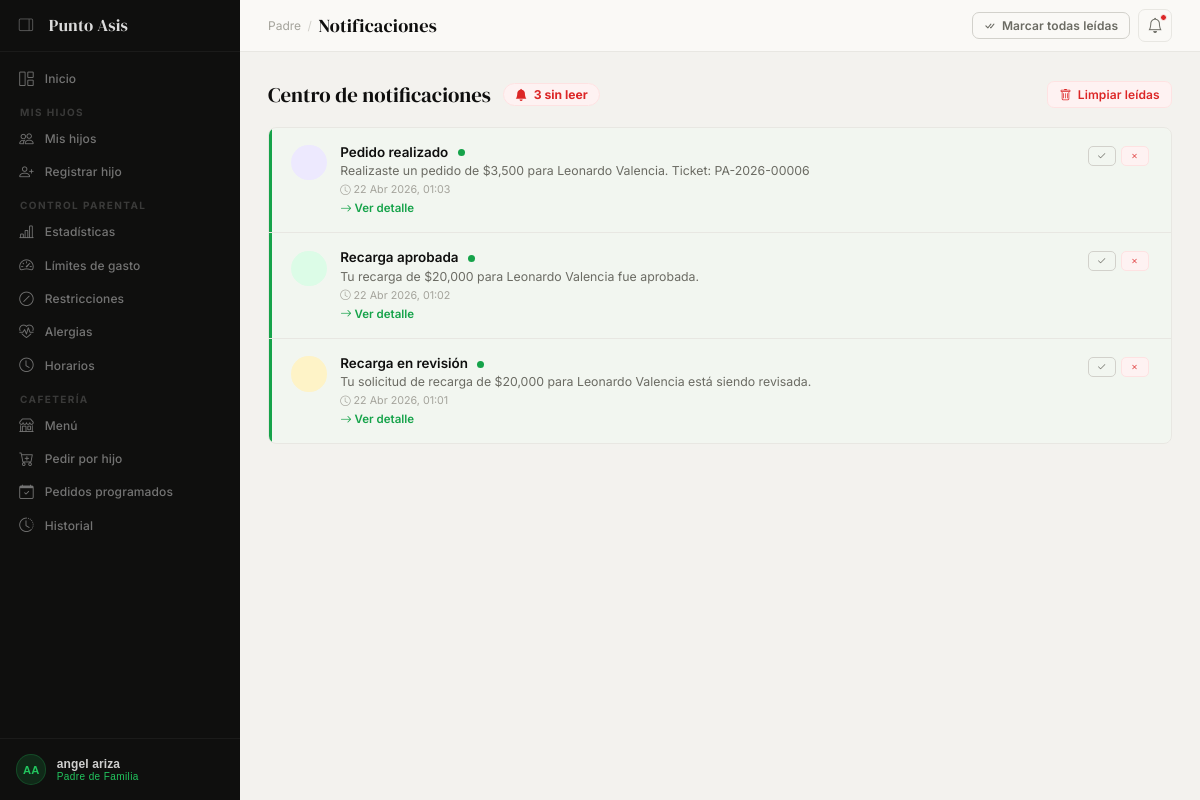
The page /padre/notificaciones/ (signed in) on the database its author committed.
### app_padre/models.py (models this page shows, shortened)
class Notificacion(models.Model):
    TIPO_CHOICES = [
        ('recarga_aprobada',  'Recarga Aprobada'),
        ('recarga_rechazada', 'Recarga Rechazada'),
        ('recarga_pendiente', 'Recarga Pendiente'),
        ('limite_cerca',      'Límite Cerca'),
        ('limite_superado',   'Límite Superado'),
        ('compra_realizada',  'Compra Realizada'),
        ('compra_bloqueada',  'Compra Bloqueada'),
        ('pedido_padre',      'Pedido del Padre'),
        ('saldo_bajo',        'Saldo Bajo'),
        ('info',              'Información'),
    ]
    padre      = models.ForeignKey(Padre, on_delete=models.CASCADE, related_name='notificaciones')
    tipo       = models.CharField(max_length=25, choices=TIPO_CHOICES, default='info')
    titulo     = models.CharField(max_length=150)
    mensaje    = models.TextField()
    leida      = models.BooleanField(default=False)
    url_accion = models.CharField(max_length=200, blank=True)
    fecha      = models.DateTimeField(auto_now_add=True)
    class Meta:
        verbose_name = 'Notificación'
        verbose_name_plural = 'Notificaciones'
        ordering = ['-fecha']

### app_padre/views.py (the view)
    @login_required(login_url='/login/')
    def wrapper(request, *args, **kwargs):
        try:
            if request.user.perfil.rol != 'padre':
                messages.error(request, 'Acceso restringido a padres de familia.')
                return redirect('authentication:login')
        except Perfil.DoesNotExist:
            return redirect('authentication:login')
        return view_func(request, *args, **kwargs)

### app_padre/views.py (called while the page is built, shortened)
def padre_required(view_func):
    @login_required(login_url='/login/')
    def wrapper(request, *args, **kwargs):
        try:
            if request.user.perfil.rol != 'padre':
                messages.error(request, 'Acceso restringido a padres de familia.')
                return redirect('authentication:login')
        except Perfil.DoesNotExist:
            return redirect('authentication:login')
        return view_func(request, *args, **kwargs)
    wrapper.__name__ = view_func.__name__
    return wrapper

def _get_padre(request):
    return get_object_or_404(Padre, perfil=request.user.perfil)

def _ctx_padre(padre, extra=None):
    primer_hijo = padre.hijos.order_by('perfil__user__first_name').first()
    ctx = {
        'hijo_sidebar_pk': primer_hijo.pk if primer_hijo else None,
    }
    if extra:
        ctx.update(extra)
    return ctx

@padre_required
def notificaciones(request):
    padre = _get_padre(request)
    notifs_qs = Notificacion.objects.filter(padre=padre).order_by('-fecha')
    n_no_leidas = notifs_qs.filter(leida=False).count()
    return render(request, 'app_padre/notificaciones.html', _ctx_padre(padre, {
        'padre': padre,
        'notificaciones': notifs_qs,
        'n_no_leidas': n_no_leidas,
        'n_notif': n_no_leidas,
    }))

### app_padre/templates/app_padre/notificaciones.html (shortened to what this page needs)
{% extends 'app_padre/base_padre.html' %}
{% load filtros %}
{% block page_title %}Notificaciones{% endblock %}
{% block topbar_actions %}
{% if n_no_leidas %}
<form method="post" style="display:inline;">
  <button type="submit" class="btn btn-ghost btn-sm"><i class="bi bi-check-all"></i> Marcar todas leídas</button>
</form>
{% endif %}
{% endblock %}
{% block content %}
<div class="notif-header">
  <div style="display:flex;align-items:center;gap:0.75rem;">
    <h2 style="font-family:var(--serif);font-size:1.3rem;font-weight:500;">Centro de notificaciones</h2>
    {% if n_no_leidas %}
    <span class="notif-counter"><i class="bi bi-bell-fill"></i> {{ n_no_leidas }} sin leer</span>
    {% endif %}
  </div>
  {% if notificaciones %}
  <form method="post" onsubmit="return confirm('¿Eliminar todas las notificaciones leídas?')">
    <button type="submit" class="btn btn-danger btn-sm"><i class="bi bi-trash"></i> Limpiar leídas</button>
  </form>
  {% endif %}
</div>
{% if notificaciones %}
<div class="notif-list-card">
  {% for notif in notificaciones %}
  {% with tipo=notif.tipo %}
  <div class="notif-item {% if not notif.leida %}no-leida{% endif %}">
    <div class="notif-ico
      {% if 'aprobada' in tipo %}ico-verde
      {% elif 'rechazada' in tipo or 'superado' in tipo %}ico-rojo
      {% elif 'cerca' in tipo or 'pendiente' in tipo or 'bajo' in tipo %}ico-amarillo
      {% elif 'padre' in tipo %}ico-violeta
      {% else %}ico-azul{% endif %}">
    </div>
    <div class="notif-body">
      <div class="notif-titulo">
        {{ notif.titulo }}
        {% if not notif.leida %}<span style="display:inline-block;width:7px;height:7px;background:var(--leaf);border-radius:50%;margin-left:6px;vertical-align:middle;"></span>{% endif %}
      </div>
      <div class="notif-msg">{{ notif.mensaje }}</div>
      <div class="notif-fecha"><i class="bi bi-clock" style="font-size:0.65rem;"></i> {{ notif.fecha|date:"d M Y, H:i" }}</div>
      {% if notif.url_accion %}
      <a href="{{ notif.url_accion }}" class="notif-link"><i class="bi bi-arrow-right"></i> Ver detalle</a>
      {% endif %}
    </div>
    <div class="notif-item-actions">
      {% if not notif.leida %}
      <form method="post">
        <button type="submit" class="btn btn-ghost btn-xs" title="Marcar leída"><i class="bi bi-check2"></i></button>
      </form>
      {% endif %}
      <form method="post" onsubmit="return confirm('¿Eliminar esta notificación?')">
        <button type="submit" class="btn btn-danger btn-xs"><i class="bi bi-x"></i></button>
      </form>
    </div>
  </div>
  {% endwith %}
  {% endfor %}
</div>
{% endif %}
{% endblock %}

### app_padre/templates/app_padre/base_padre.html (shortened to what this page needs)
{% load static %}
<!DOCTYPE html>
<html lang="es">
<head>
  <link rel="stylesheet" href="https://cdn.jsdelivr.net/npm/bootstrap-icons@1.11.3/font/bootstrap-icons.min.css">
  <link rel="stylesheet" href="{% static 'css/base.css' %}">
</head>
<body>
<aside class="sidebar" id="sidebar">
  <div class="sb-brand">
    <button class="sb-toggle" onclick="toggleSidebar()" title="Colapsar menú">
      <i class="bi bi-layout-sidebar-reverse" id="sb-toggle-icon"></i>
    </button>
    <span class="sb-wordmark">Punto Asis</span>
  </div>
  <nav class="sb-nav">
    <div class="sb-item">
      <a href="{% url 'app_padre:dashboard' %}" class="sb-link {% block nav_dashboard %}{% endblock %}">
        <i class="bi bi-grid-1x2"></i><span class="sb-label">Inicio</span>
      </a>
    </div>
    <span class="sb-section-label">Mis Hijos</span>
    <div class="sb-item">
      <a href="{% url 'app_padre:hijos' %}" class="sb-link {% block nav_hijos %}{% endblock %}">
        <i class="bi bi-people"></i><span class="sb-label">Mis hijos</span>
      </a>
    </div>
    <div class="sb-item">
      <a href="{% url 'app_padre:crear_estudiante' %}" class="sb-link {% block nav_crear %}{% endblock %}">
        <i class="bi bi-person-plus"></i><span class="sb-label">Registrar hijo</span>
      </a>
    </div>
    <span class="sb-section-label">Control Parental</span>
    <div class="sb-item">
      <a href="{% url 'app_padre:estadisticas' %}" class="sb-link {% block nav_estadisticas %}{% endblock %}">
        <i class="bi bi-bar-chart-line"></i><span class="sb-label">Estadísticas</span>
      </a>
    </div>
    <div class="sb-item">
      <a href="{% if hijo_sidebar_pk %}{% url 'app_padre:limites' hijo_sidebar_pk %}{% else %}{% url 'app_padre:hijos' %}{% endif %}" class="sb-link {% block nav_limites %}{% endblock %}">
        <i class="bi bi-speedometer2"></i><span class="sb-label">Límites de gasto</span>
      </a>
    </div>
    <div class="sb-item">
      <a href="{% if hijo_sidebar_pk %}{% url 'app_padre:restricciones' hijo_sidebar_pk %}{% else %}{% url 'app_padre:hijos' %}{% endif %}" class="sb-link {% block nav_restricciones %}{% endblock %}">
        <i class="bi bi-slash-circle"></i><span class="sb-label">Restricciones</span>
      </a>
    </div>
    <div class="sb-item">
      <a href="{% if hijo_sidebar_pk %}{% url 'app_padre:alergias' hijo_sidebar_pk %}{% else %}{% url 'app_padre:hijos' %}{% endif %}" class="sb-link {% block nav_alergias %}{% endblock %}">
        <i class="bi bi-heart-pulse"></i><span class="sb-label">Alergias</span>
      </a>
    </div>
    <div class="sb-item">
      <a href="{% if hijo_sidebar_pk %}{% url 'app_padre:horarios' hijo_sidebar_pk %}{% else %}{% url 'app_padre:hijos' %}{% endif %}" class="sb-link {% block nav_horarios %}{% endblock %}">
        <i class="bi bi-clock"></i><span class="sb-label">Horarios</span>
      </a>
    </div>
    <span class="sb-section-label">Cafetería</span>
    <div class="sb-item">
      <a href="{% url 'app_padre:menu' %}" class="sb-link {% block nav_menu %}{% endblock %}">
        <i class="bi bi-shop"></i><span class="sb-label">Menú</span>
      </a>
    </div>
    <div class="sb-item">
      <a href="{% if hijo_sidebar_pk %}{% url 'app_padre:pedido_padre' hijo_sidebar_pk %}{% else %}{% url 'app_padre:hijos' %}{% endif %}" class="sb-link {% block nav_pedido_padre %}{% endblock %}">
        <i class="bi bi-cart-plus"></i><span class="sb-label">Pedir por hijo</span>
      </a>
    </div>
    <div class="sb-item">
      <a href="{% if hijo_sidebar_pk %}{% url 'app_padre:pedidos_programados' hijo_sidebar_pk %}{% else %}{% url 'app_padre:hijos' %}{% endif %}" class="sb-link {% block nav_programados %}{% endblock %}">
        <i class="bi bi-calendar-check"></i><span class="sb-label">Pedidos programados</span>
      </a>
    </div>
    <div class="sb-item">
      <a href="{% url 'app_padre:historial' %}" class="sb-link {% block nav_historial %}{% endblock %}">
        <i class="bi bi-clock-history"></i><span class="sb-label">Historial</span>
      </a>
    </div>
  </nav>
  <div class="sb-bottom">
    <div class="sb-bottom-wrap">
      <button class="sb-user-btn" onclick="toggleUserDrop()" id="userBtn">
        <div class="sb-avatar">
          {{ request.user.first_name|first|upper }}{{ request.user.last_name|first|upper }}
        </div>
        <div class="sb-user-info">
          <div class="sb-uname">{{ request.user.get_full_name|default:request.user.email }}</div>
          <div class="sb-urole">Padre de Familia</div>
        </div>
      </button>
    </div>
  </div>
</aside>
<div class="main">
  <header class="topbar">
    <div class="topbar-left">
      <span class="topbar-breadcrumb">Padre</span>
      <span class="topbar-sep">/</span>
      <span class="topbar-title">{% block page_title %}Inicio{% endblock %}</span>
    </div>
    <div class="topbar-right">
      {% block topbar_actions %}{% endblock %}
      <a href="{% url 'app_padre:notificaciones' %}" class="notif-btn" title="Notificaciones">
        <i class="bi bi-bell"></i>
        {% if n_notif %}<span class="notif-dot"></span>{% endif %}
      </a>
    </div>
  </header>
  <div class="page-body">
    {% block content %}{% endblock %}
  </div>
</div>
</body>
</html>

### app_padre/templates/app_padre/notificaciones.html (style rules this page uses)
.notif-header { display: flex; align-items: center; justify-content: space-between; margin-bottom: 1.1rem; flex-wrap: wrap; gap: 0.5rem; }
.notif-counter { display: inline-flex; align-items: center; gap: 0.4rem; background: var(--red-pale); color: var(--red); border: 1px solid var(--red-tint); border-radius: 99px; padding: 0.2rem 0.7rem; font-size: 0.76rem; font-weight: 700; }
.notif-list-card { background: var(--ivory); border: 1px solid var(--mist); border-radius: var(--radius); overflow: hidden; }
.notif-item { display: flex; align-items: flex-start; gap: 0.85rem; padding: 1rem 1.4rem; border-bottom: 1px solid var(--mist); transition: background 0.12s; position: relative; }
.notif-item:last-child { border-bottom: none; }
.notif-item.no-leida { background: rgba(22,163,74,0.03); }
.notif-item.no-leida::before { content: ''; position: absolute; left: 0; top: 0; bottom: 0; width: 3px; background: var(--leaf); }
.notif-ico { width: 2.2rem; height: 2.2rem; border-radius: 50%; flex-shrink: 0; display: flex; align-items: center; justify-content: center; font-size: 0.88rem; margin-top: 0.1rem; }
.ico-verde { background: var(--leaf-tint); color: var(--leaf-dark); }
.ico-amarillo { background: var(--amber-tint); color: var(--amber); }
.ico-violeta { background: var(--violet-tint); color: var(--violet); }
.notif-body { flex: 1; min-width: 0; }
.notif-titulo { font-size: 0.84rem; font-weight: 600; }
.notif-msg { font-size: 0.77rem; color: var(--stone); margin-top: 0.15rem; line-height: 1.4; }
.notif-fecha { font-size: 0.67rem; color: var(--ash); margin-top: 0.25rem; }
.notif-link { font-size: 0.72rem; color: var(--leaf); font-weight: 600; text-decoration: none; margin-top: 0.2rem; display: inline-block; }
.notif-item-actions { display: flex; gap: 0.3rem; flex-shrink: 0; align-items: flex-start; }

### rows shown on the page
Notificacion: titulo "Pedido realizado", leida False (drawn), mensaje "Realizaste un pedido de $3,500 para Leonardo Valencia. Ticket: PA-2026-00006", fecha "22 Abr 2026, 01:03"
Notificacion: titulo "Recarga aprobada", leida False (drawn), mensaje "Tu recarga de $20,000 para Leonardo Valencia fue aprobada.", fecha "22 Abr 2026, 01:02"
Notificacion: titulo "Recarga en revisión", leida False (drawn), mensaje "Tu solicitud de recarga de $20,000 para Leonardo Valencia está siendo revisada.", fecha "22 Abr 2026, 01:01"

### other values the page prints
{{ request.user.first_name|first|upper }} "A"
{{ request.user.last_name|first|upper }} "A"
{{ request.user.get_full_name|default:request.user.email }} "angel ariza"
{{ n_no_leidas }} "3"
